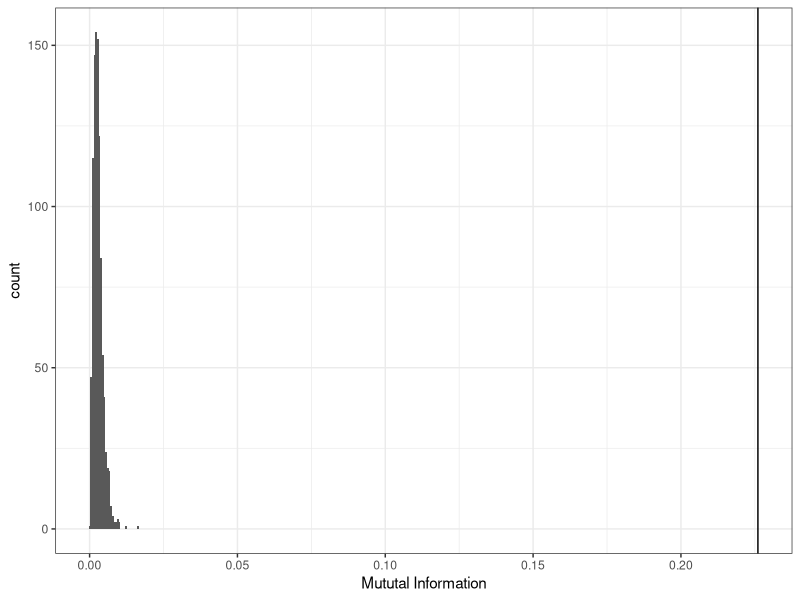
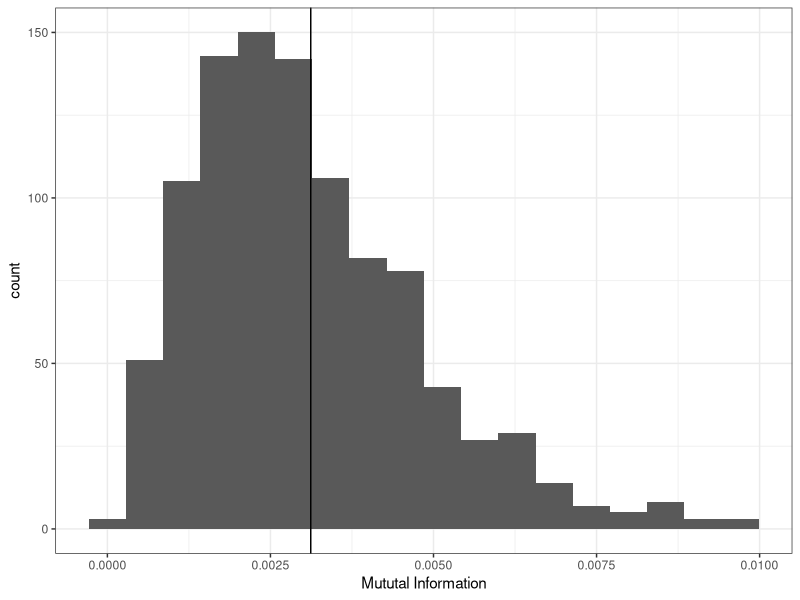

The R script that drew these images, in order:
## ---- chunk 1
knitr::opts_chunk$set(echo = TRUE)
## ---- chunk 2
library(tidyverse)

N = 1000
diagnoses = c(rmultinom(1, N, prob=c(0.25, 0.125, 0.125, 0.5)))

interventions = rbind(data.frame(diagnoses='A', Intervention=c('a','b','c'), N=c(rmultinom(1, diagnoses[1], prob=c(.80, 0.15, 0.05)))),
                      data.frame(diagnoses='B', Intervention=c('a','b','c'), N=c(rmultinom(1, diagnoses[2], prob=c(.30, 0.60, 0.10)))),
                      data.frame(diagnoses='C', Intervention=c('a','b','c'), N=c(rmultinom(1, diagnoses[3], prob=c(.30, 0.30, 0.40)))),
                      data.frame(diagnoses='D', Intervention=c('a','b','c'), N=c(rmultinom(1, diagnoses[4], prob=c(.20, 0.20, 0.60)))))

re = function(Z){ Z[rep(1, Z$N),] %>% select(-N) } 

d = interventions %>%
  mutate(used=1) %>%
  spread(Intervention, used, fill=0) %>%
  group_by(diagnoses, N) %>%
  do( re(.) ) %>%
  ungroup() %>%
  mutate(Patient=1:n()) %>%
  select(Patient, Diagnosis=diagnoses, a, b, c)

## ---- chunk 3

# Getting Probabilities

p_D = d %>% 
  group_by(Diagnosis) %>%
  summarise(p=n()) %>%
  ungroup() %>%
  mutate(p=p/sum(p))

p_I = d %>%
  gather(Intervention, count, a:c) %>%
  group_by(Intervention) %>%
  summarise(p=sum(count)) %>%
  ungroup() %>%
  mutate(p=p/sum(p))

p_ID = d %>%
  gather(Intervention, count, a:c) %>%
  group_by(Diagnosis, Intervention) %>%
  summarise(p=sum(count)) %>%
  ungroup() %>%
  mutate(p=p/sum(p))

p = p_ID %>% rename(p_ID=p) %>%
  left_join(p_D %>% rename(p_D=p) ) %>%
  left_join(p_I %>% rename(p_I=p)) %>%
  mutate(pMI=log(p_ID) - log(p_D) - log(p_I))

MI = with(p, sum(p_ID * pMI))

# Single Function to do this

calc_MI = function(df) {
  df %>%
    gather(Intervention, count, a:c) %>%
    group_by(Diagnosis, Intervention) %>%
    mutate(p_ID=sum(count)) %>%
    ungroup() %>%
    group_by(Diagnosis) %>%
    mutate(p_D=sum(count)) %>%
    ungroup() %>%
    group_by(Intervention) %>%
    mutate(p_I=sum(count)) %>%
    ungroup() %>%
    mutate(p_ID=p_ID/sum(count), 
           p_I=p_I/sum(count), 
           p_D=p_D/sum(count)) %>%
    select(-Patient, -count) %>%
    distinct() %>%
    mutate(pMI=log(p_ID) - log(p_D) - log(p_I)) %>%
    with(sum(p_ID * pMI))
}

## ---- chunk 4

calc_MI(d)

null = plyr::rdply(1000, d %>%
  mutate(Diagnosis=Diagnosis[sample(1:nrow(d), nrow(d))]) %>%
  calc_MI()
)

ggplot(null, aes(V1)) +
  geom_histogram(binwidth = sd(null$V1)/3) +
  geom_vline(aes(xintercept=MI)) +
  xlab('Mututal Information') +
  theme_bw()

sum(ifelse(null$V1 > MI, 1, 0), na.rm=T)/nrow(null)

## ---- chunk 5
N = 1000
diagnoses = c(rmultinom(1, N, prob=c(0.25, 0.125, 0.125, 0.5)))

interventions = rbind(data.frame(diagnoses='A', Intervention=c('a','b','c'), N=c(rmultinom(1, diagnoses[1], prob=c(.80, 0.15, 0.05)))),
                      data.frame(diagnoses='B', Intervention=c('a','b','c'), N=c(rmultinom(1, diagnoses[2], prob=c(.80, 0.15, 0.05)))),
                      data.frame(diagnoses='C', Intervention=c('a','b','c'), N=c(rmultinom(1, diagnoses[3], prob=c(.80, 0.15, 0.05)))),
                      data.frame(diagnoses='D', Intervention=c('a','b','c'), N=c(rmultinom(1, diagnoses[4], prob=c(.80, 0.15, 0.05)))))

n = interventions %>%
  mutate(used=1) %>%
  spread(Intervention, used, fill=0) %>%
  group_by(diagnoses, N) %>%
  do( re(.) ) %>%
  ungroup() %>%
  mutate(Patient=1:n()) %>%
  select(Patient, Diagnosis=diagnoses, a, b, c)

nMI = calc_MI(n)

nulln = plyr::rdply(1000, n %>%
  mutate(Diagnosis=Diagnosis[sample(1:nrow(n), nrow(n))]) %>%
  calc_MI()
)

ggplot(nulln, aes(V1)) +
  geom_histogram(binwidth = sd(nulln$V1, na.rm = T)/3) +
  geom_vline(aes(xintercept=nMI)) +
  xlab('Mututal Information') +
  theme_bw()

sum(ifelse(nulln$V1 > nMI, 1, 0), na.rm=T)/nrow(nulln)

